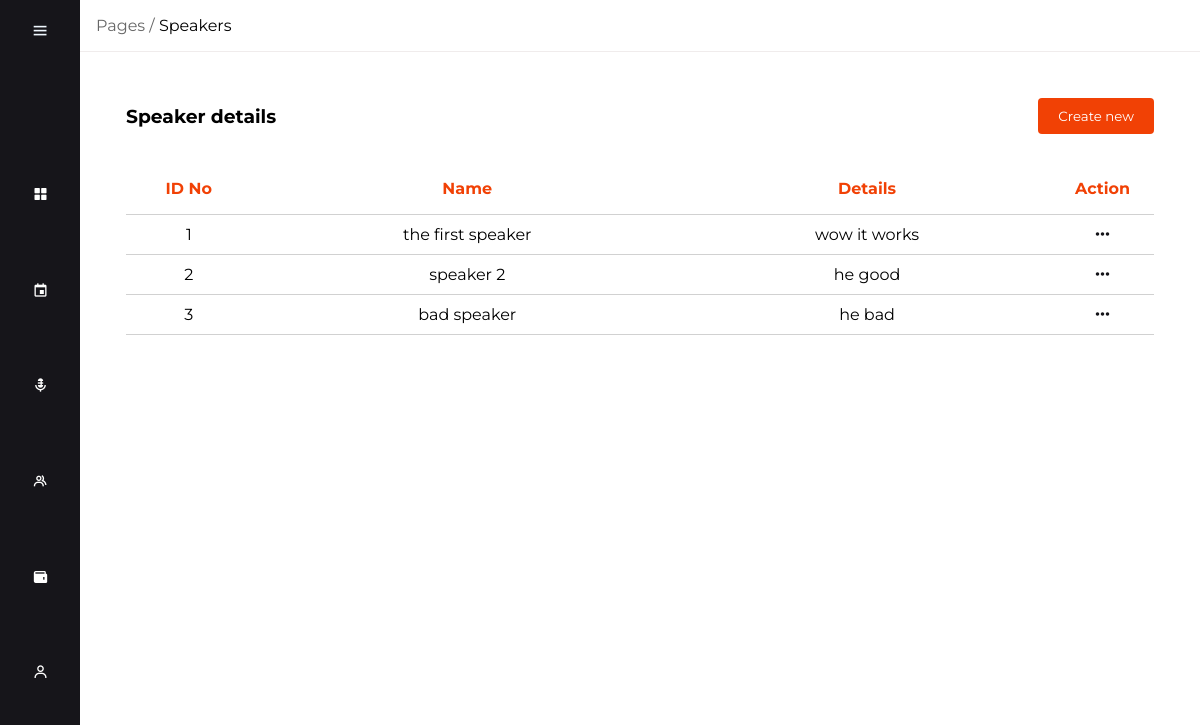
The app's page /adminDashboard/public/speakers/speakers.php (signed in) with its own data.
### tables this page shows
CREATE TABLE `speakers` (
                            `ID` int(11) NOT NULL,
                            `Name` varchar(255) DEFAULT NULL,
                            `Details` text DEFAULT NULL
);

### adminDashboard/public/speakers/speakers.php (the view, shortened to what this page needs)
<!DOCTYPE html>
<html lang="en">
<head>
    <link rel="stylesheet" href="../../assets/css/style.css">
    <link rel="stylesheet" href="../../assets/css/pages.css">
    <link rel="stylesheet" href="../../assets/css/medias.css">
    <link rel='stylesheet' href='https://unpkg.com/boxicons@2.1.4/css/boxicons.min.css' >
    <link rel="stylesheet" href="https://cdnjs.cloudflare.com/ajax/libs/font-awesome/5.15.4/css/all.min.css">
</head>
<body>
    <nav class="sidebar">
        <div class="top">
                <i class="bx bx-menu" id="btn"></i>
        </div>
        <div class="bottom">
        <ul class="nav-list">
                <li>
                    <a href="../index.php">
                        <i class="bx bxs-grid-alt"></i>
                    </a>
                </li>
                <li>
                    <a href="../events/events.php">
                        <i class="bx bx-calendar-event"></i>
                    </a>
                </li>
                <li>
                    <a href="speakers.php">
                        <i class="bx bxs-microphone-alt"></i>
                    </a>
                </li>
                <li>
                    <a href="../partners/partners.php">
                        <i class="bx bx-group"></i>
                    </a>
                </li>
                <li>
                    <a href="../sponsors/sponsors.php">
                        <i class="bx bxs-wallet"></i>
                    </a>
                </li>
                <li>
                    <a href="../users/users.php">
                        <i class='bx bx-user'></i>
                    </a>
                </li>
            </ul>
        </div>
    </nav>
    <div class="main-content">
        <div class="container-path">
            <p><span class="container-path-pages">Pages /</span> Speakers</p>
        </div>
        <div class="container-main">
            <div class="table-wrapper">
                <div class="table-header">
                    <h3 class="event-title">Speaker details</h3>
                    <button class="add-button">
                        <a href="speakers-add.php">
                            Create new
                        </a>
                    </button>
                </div>
                <div>
                    <?php
                        include("../../src/conectare.php");
                        if($result = $mysqli->query("SELECT * FROM speakers ORDER BY id"))
                        {
                            if($result->num_rows > 0)
                            {
                                echo "<table>";
                                echo
                                "
                                    <thead>
                                        <tr>
                                            <th>ID No</th>
                                            <th>Name</th>
                                            <th>Details</th>
                                            <th>Action</th>
                                        </tr>
                                    </thead>
                                ";
                                while($row = $result->fetch_object())
                                {
                                    echo "<tbody>";
                                        echo "<tr>";
                                            echo "<td>" . $row->ID . "</td>";
                                            echo "<td>" . $row->Name . "</td>";
                                            echo "<td>" . $row->Details . "</td>";
                                            echo "<td>";
                                                    echo "<i class='fa-solid fa-ellipsis dropdown-button' onclick='toggleDropdown(this)'></i>";
                                            echo "</td>";
                                        echo "</tr>";
                                    echo "</tbody>";
                                }
                                echo "</table>";
                            }
                            else
                            {
                                echo "There are no records in the table.";
                            }
                        }
                        else
                        {
                            echo "Error " . $mysqli->error();
                        }
                    ?>
                </div>
            </div>
        </div>
    </div>
</body>
</html>

### adminDashboard/assets/css/style.css (style rules this page uses)
:root { --background-main: #fff; --background-secondary: #16151A; --background-third: #F4F4F4; --main-color: #F14105; --secondary-color: #676767; --main-color-desarutated: #F2DCDF; --main-color-saturated: #d83b06; --table-color: #d1d1d1; }
* { margin: 0; padding: 0; box-sizing: border-box; font-family: 'Montserrat', sans-serif; }
.sidebar { position: fixed; top: 0; left: 0; height: 100vh; width: 80px; background-color: #16151A; padding: 0.4rem 0.8rem; transition: all 0.5s ease; }
.sidebar #btn { position: absolute; color: aliceblue; top: 0.4rem; left: 50%; font-size: 1.2rem; line-height: 50px; transform: translateX(-50%); cursor: pointer; }
.sidebar ul li, .admin { position: relative; list-style-type: none; height: 50px; width: 90%; margin: 0.8rem auto; line-height: 50px; }
.sidebar ul li a, .sidebar .admin a { color: white; display: flex; align-items: center; text-decoration: none; border-radius: 0.4rem; }
.sidebar ul li a i, .sidebar .admin a i { min-width: 50px; text-align: center; height: 50px; border-radius: 12px; line-height: 50px; }
.main-content { position: relative; background-color: white; min-height: 100vh; top: 0; left: 80px; transition: all 0.5s ease; width: calc(100% - 80px); }
.bottom { display: flex; flex-direction: column; gap: 8rem; }
.nav-list, .admin { display: flex; flex-direction: column; gap: 20px; }
.container-path { border-bottom: 1px solid #f0ecec; padding: 1rem; }
.container-path-pages { color: #676767; }
.container-main { padding: 1rem; }

### adminDashboard/assets/css/pages.css (style rules this page uses)
.table-wrapper { padding: 30px; }
.table-header { display: flex; justify-content: space-between; align-items: center; margin-bottom: 30px; }
.add-button { background-color: var(--main-color); border: none; border-radius: 4px; padding: 10px 20px; color: white; cursor: pointer; }
.add-button a { text-decoration: none; color: white; }
table { width: 100%; border-collapse: collapse; }
th { color: var(--main-color); height: 50px; }
th:last-child { width: 10%; }
td { max-width: 200px; border-top: 0.5px solid var(--table-color); border-bottom: 0.5px solid var(--table-color); padding: 10px 20px; text-align: center; }
td:last-child { width: 10%; }
.dropdown-button { color: var(--background-secondary); }

### records on screen
speakers: ID "1", Name "the first speaker", Details "wow it works"
speakers: ID "2", Name "speaker 2", Details "he good"
speakers: ID "3", Name "bad speaker", Details "he bad"
